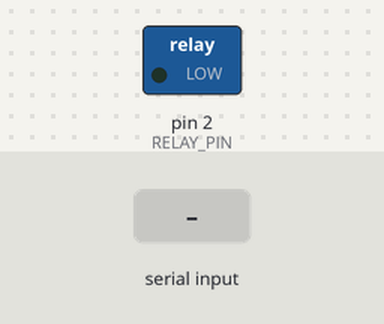
The sketch below on a simulated Arduino Uno, built with avr-gcc and run on an emulated ATmega328P. Parts: switched loads named in the sketch (green lamp = pin HIGH). The inputs (shaded band) are chosen by the test bench.

Above: at 1.2 s.
1.3 s: "ON\n" received over Serial
At 1.6 s:
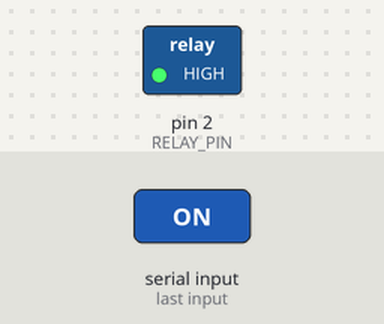
2.8 s: "OFF\n" received over Serial
At 3.9 s:
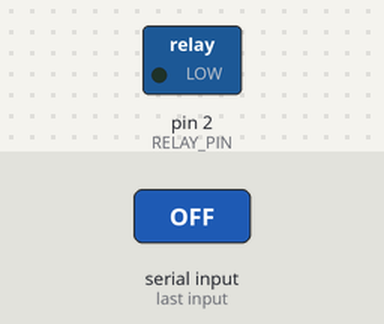
Timing chart, 0 to 5.8 s (numbered marks = the images above; inputs shaded):
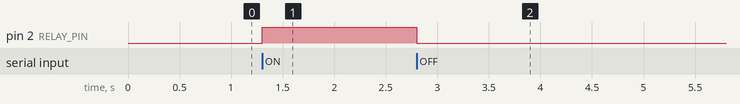

The sketch:

smart_plug.ino
```cpp
#include "Wire.h"

const int RELAY_PIN = 2;
const int CURRENT_PIN = A0;

// varible for getting current value
const unsigned long sampleTime = 100000UL;// sample over 100ms, it is an exact number of cycles for both 50Hz and 60Hz mains
const unsigned long numSamples = 250UL;// choose the number of samples to divide sampleTime exactly, but low enough for the ADC to keep up
const unsigned long sampleInterval = sampleTime/numSamples;// the sampling interval, must be longer than then ADC conversion time
const int adc_zero = 511;// relative digital zero of the arudino input from ACS712 (could make this a variable and auto-adjust it)

void req4currnet()
{
  long adc_raw;
  unsigned long currentAcc = 0;
  unsigned int count = 0;
  unsigned long prevMicros = micros() - sampleInterval ;
  while (count < numSamples)
  {
    if (micros() - prevMicros >= sampleInterval)
    {
      adc_raw = analogRead(CURRENT_PIN) - adc_zero;
      currentAcc += (unsigned long)(adc_raw * adc_raw);
      count++;
      prevMicros += sampleInterval;
    }
  }
  float rms = sqrt((float)currentAcc/(float)numSamples) * (27.03 / 1024.0);
  Serial.print(String(rms));
}


void setup()
{
  Serial.begin(57600);

  // relay setup
  pinMode(RELAY_PIN, OUTPUT);
  digitalWrite(RELAY_PIN, LOW);
}

void loop()
{
  String in = "";

  if (Serial.available()) {
    while(true) {
      while (Serial.available() == false) {}
      in += (char)Serial.read();
      if(in == "ON") {
        digitalWrite(RELAY_PIN, HIGH);
        break;
      }
      else if(in == "OFF") {
        digitalWrite(RELAY_PIN, LOW);
        break;
      }
      else if(in == "req4data") {
        req4currnet();
        break;
      }
      else if(in.endsWith("\n")) {
        break;
      }
    }
  }
}
```

Measured:
- after the input at 1.3 s, pin 2 (RELAY_PIN): LOW → HIGH at once
- after the input at 2.8 s, pin 2 (RELAY_PIN): HIGH → LOW at once
